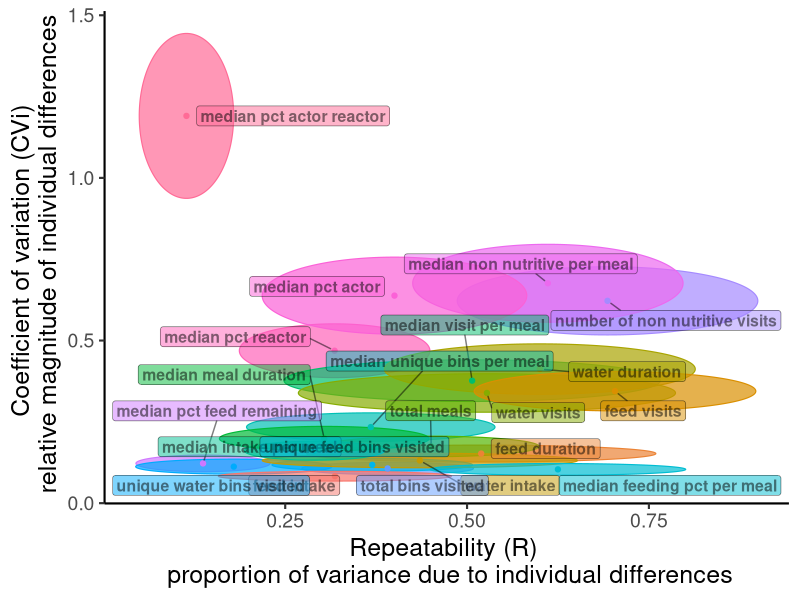

Reproduce this figure in R.
###################################################################################################
######################### 11b. Repeatability Visualisation ########################################
###################################################################################################
# Ellipse scatter plot of repeatability (R) vs coefficient of individual variation (CVi).
# Each variable is drawn as an ellipse whose horizontal extent spans the 95% credible interval
# for R and whose vertical extent spans the 95% credible interval for CVi.

library(ggplot2)
library(ggforce)
library(ggrepel)
library(dplyr)

###################################################################################################
################################## Load summary data ##############################################
###################################################################################################
rep_summary <- read.csv("results/11_repeatability/repeatability_summary.csv",
                        header = TRUE, stringsAsFactors = FALSE)

###################################################################################################
################################## Compute ellipse geometry #######################################
###################################################################################################
rep_summary <- rep_summary %>%
  mutate(
    a = (R_cow_upper - R_cow_lower) / 2,
    b = (CVi_upper   - CVi_lower)   / 2,
    label = gsub("_", " ", variable)
  )

###################################################################################################
################################## Build colour palette ###########################################
###################################################################################################
n_vars <- nrow(rep_summary)
colour_pal <- scales::hue_pal()(n_vars)
names(colour_pal) <- rep_summary$variable

###################################################################################################
################################## Plot ############################################################
###################################################################################################
p <- ggplot(rep_summary, aes(x0 = R_cow_mean, y0 = CVi_mean,
                             a = a, b = b, angle = 0,
                             fill = variable, colour = variable)) +
  geom_ellipse(alpha = 0.7, linewidth = 0.4) +
  geom_point(aes(x = R_cow_mean, y = CVi_mean, colour = variable),
             size = 1.5, show.legend = FALSE,
             inherit.aes = FALSE) +
  ggrepel::geom_label_repel(
    aes(x = R_cow_mean, y = CVi_mean, label = label, fill = variable),
    colour          = "black",
    fontface        = "bold",
    size            = 4,
    alpha           = 0.5,
    label.padding   = unit(0.2, "lines"),
    box.padding     = unit(0.4, "lines"),
    point.padding   = unit(0.3, "lines"),
    direction       = "both",
    max.overlaps    = Inf,
    show.legend     = FALSE,
    inherit.aes     = FALSE
  ) +
  scale_fill_manual(values   = colour_pal) +
  scale_colour_manual(values = colour_pal) +
  labs(
    x = "Repeatability (R) \n proportion of variance due to individual differences",
    y = "Coefficient of variation (CVi) \n relative magnitude of individual differences"
  ) +
  theme_classic(base_size = 16) +
  theme(
    legend.position  = "none",
    axis.title       = element_text(size = 18),
    axis.text        = element_text(size = 14)
  )

ggsave(
  filename = "results/11_repeatability/repeatability_ellipse_scatter.png",
  plot     = p,
  width    = 10,
  height   = 8
)

cat("Saved: results/11_repeatability/repeatability_ellipse_scatter.png\n")
